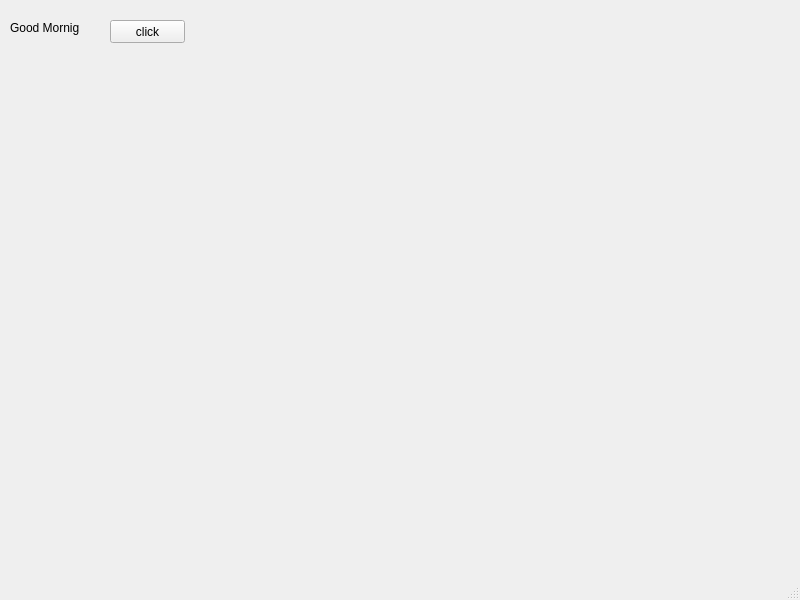
<?xml version="1.0" encoding="UTF-8"?>
<ui version="4.0">
 <class>MainWindow</class>
 <widget class="QMainWindow" name="MainWindow">
  <property name="geometry">
   <rect>
    <x>0</x>
    <y>0</y>
    <width>800</width>
    <height>600</height>
   </rect>
  </property>
  <property name="windowTitle">
   <string>MainWindow</string>
  </property>
  <widget class="QWidget" name="centralwidget">
   <widget class="QLabel" name="lbl">
    <property name="geometry">
     <rect>
      <x>10</x>
      <y>20</y>
      <width>81</width>
      <height>16</height>
     </rect>
    </property>
    <property name="text">
     <string>Good Mornig</string>
    </property>
   </widget>
   <widget class="QPushButton" name="pb">
    <property name="geometry">
     <rect>
      <x>110</x>
      <y>20</y>
      <width>75</width>
      <height>23</height>
     </rect>
    </property>
    <property name="text">
     <string>click</string>
    </property>
   </widget>
  </widget>
  <widget class="QMenuBar" name="menubar">
   <property name="geometry">
    <rect>
     <x>0</x>
     <y>0</y>
     <width>800</width>
     <height>21</height>
    </rect>
   </property>
  </widget>
  <widget class="QStatusBar" name="statusbar"/>
 </widget>
 <resources/>
 <connections/>
</ui>
